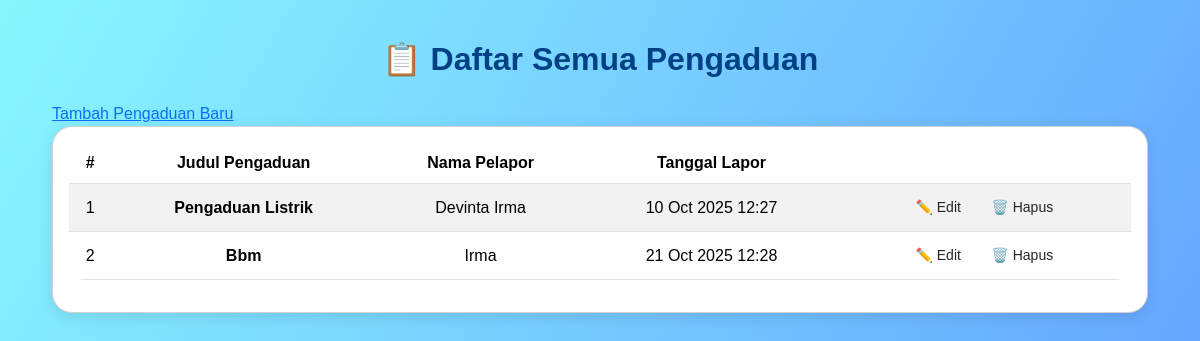
Before: /warga/pengaduan/ with the older database file.
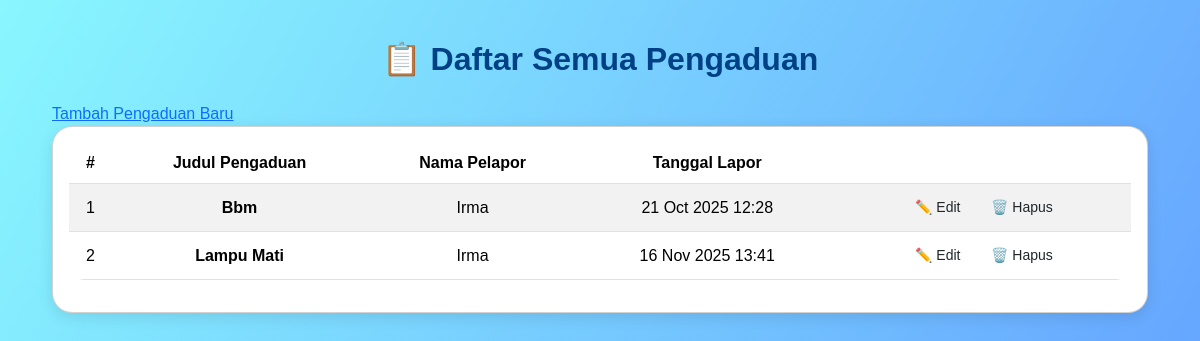
After: the same page with the newer database file.
### warga/models.py (models this page shows, shortened)
class Pengaduan(models.Model):
    STATUS_CHOICES = [
        ('BARU', 'Baru'),
        ('DIPROSES', 'Diproses'),
        ('SELESAI', 'Selesai'),
    ]
    judul = models.CharField(max_length=200)
    deskripsi = models.TextField()
    status = models.CharField(max_length=10, choices=STATUS_CHOICES, default='BARU')
    tanggal_lapor = models.DateTimeField(auto_now_add=True)
    pelapor = models.ForeignKey(Warga, on_delete=models.CASCADE, related_name='pengaduan')

class Warga(models.Model):
    nik = models.CharField(max_length=16, unique=True, verbose_name="Nomor Induk Kependudukan")
    nama_lengkap = models.CharField(max_length=100, verbose_name="Nama Lengkap")
    alamat = models.TextField(verbose_name="Alamat Tinggal")
    no_telepon = models.CharField(max_length=15, blank=True, verbose_name="Nomor Telepon")
    tanggal_registrasi = models.DateTimeField(auto_now_add=True)

### warga/views.py (the view)
# urls.py: path('pengaduan/', PengaduanListView.as_view(), name='pengaduan-list'),
class PengaduanListView(ListView):
    model = Pengaduan

### warga/templates/warga/pengaduan_list.html (shortened to what this page needs)
<!DOCTYPE html>
<html lang="id">
<head>
    <link href="https://cdn.jsdelivr.net/npm/bootstrap@5.3.2/dist/css/bootstrap.min.css" rel="stylesheet">
</head>
<body>
<div class="container">
    <h2 class="text-center mb-4">📋 Daftar Semua Pengaduan</h2>
    <a href="{% url 'pengaduan-tambah' %}">Tambah Pengaduan Baru</a>
    <div class="card p-3">
        <table class="table table-striped table-hover align-middle text-center">
            <thead>
                <tr>
                    <th>#</th>
                    <th>Judul Pengaduan</th>
                    <th>Nama Pelapor</th>
                    <th>Tanggal Lapor</th>
                    <th></th>
                </tr>
            </thead>
            <tbody>
                {% for pengaduan in pengaduan_list %}
                <tr>
                    <td>{{ forloop.counter }}</td>
                    <td class="judul">{{ pengaduan.judul }}</td>
                    <td>{{ pengaduan.pelapor.nama_lengkap }}</td>
                    <td>{{ pengaduan.tanggal_lapor|date:"d M Y H:i" }}</td>
                    <td>
                        <a href="{% url 'pengaduan-edit' pengaduan.pk %}" class="btn btn-edit btn-sm me-2">✏️ Edit</a>
                        <a href="{% url 'pengaduan-hapus' pengaduan.pk %}" class="btn btn-delete btn-sm">🗑️ Hapus</a>
                    </td>
                </tr>
                {% empty %}
                <tr>
                    <td colspan="5" class="text-muted">Belum ada pengaduan yang tercatat.</td>
                </tr>
                {% endfor %}
            </tbody>
        </table>
    </div>
</div>
</body>
</html>

Changed rows visible on the page:
removed Pengaduan: judul "Pengaduan Listrik", pelapor.nama_lengkap "Devinta Irma", tanggal_lapor "10 Oct 2025 12:27"
added Pengaduan: judul "Lampu Mati", pelapor.nama_lengkap "Irma", tanggal_lapor "16 Nov 2025 13:41"
